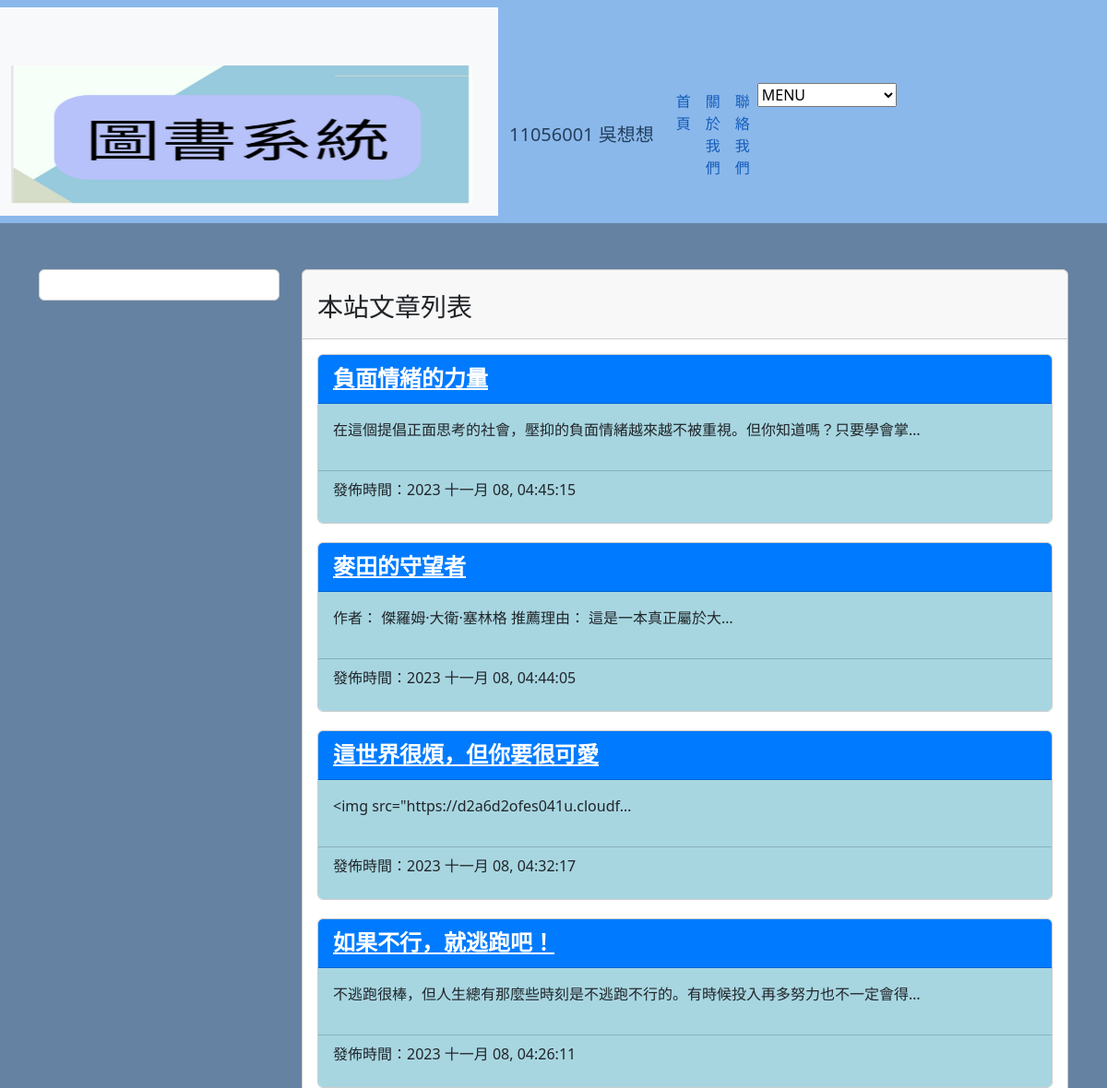
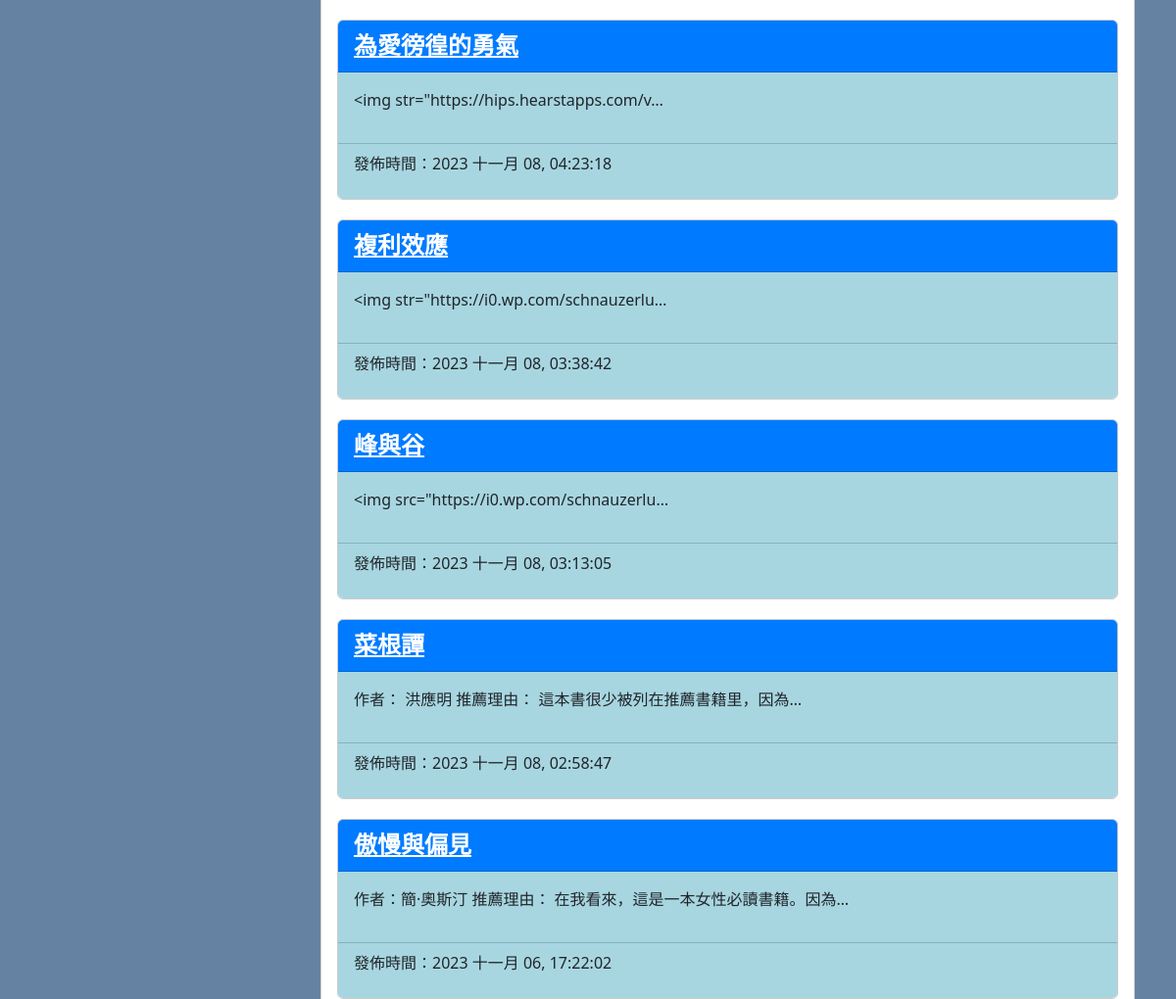
Before: / (upper part) with the older database file (2 pictures, top to bottom).
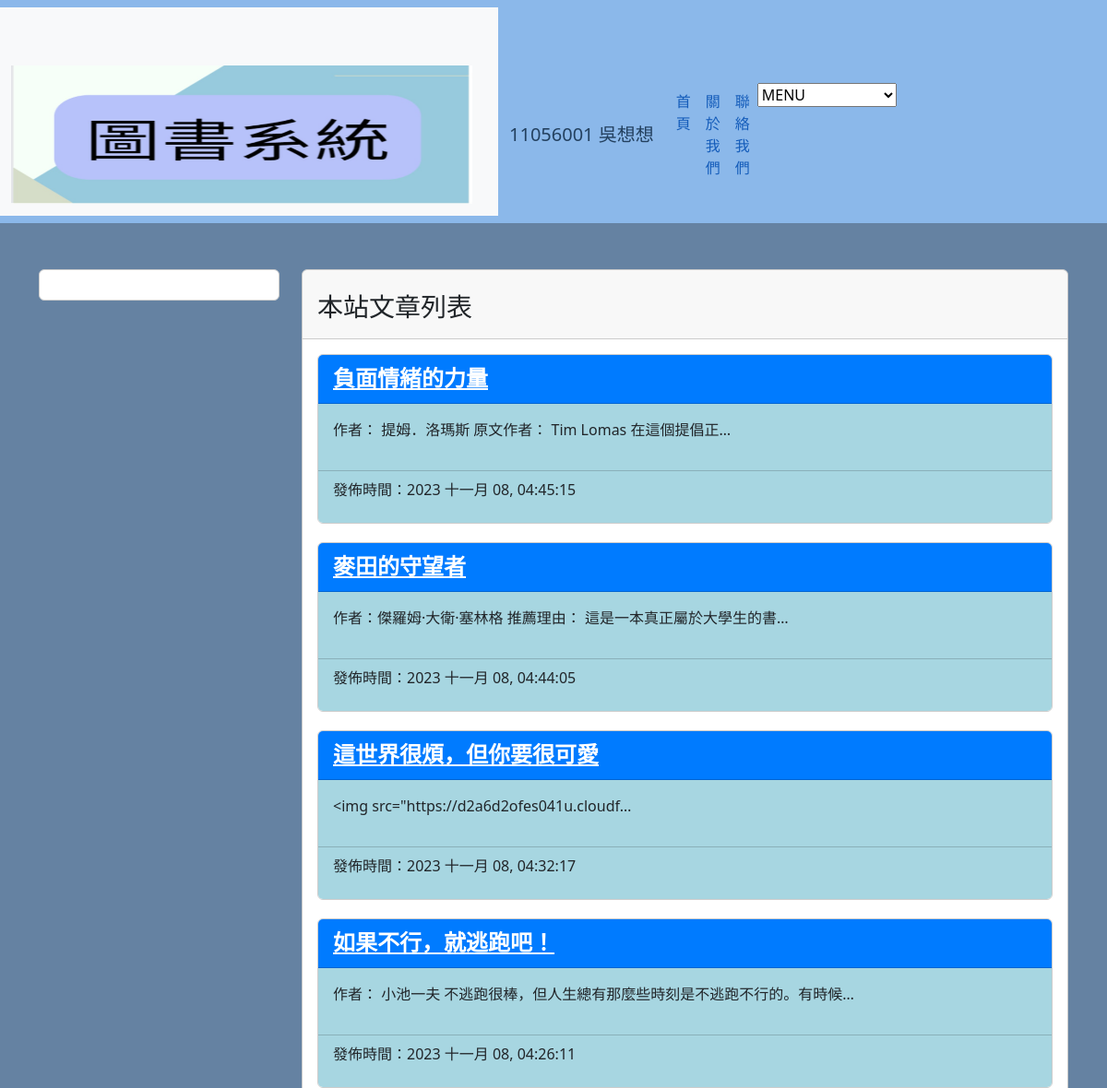
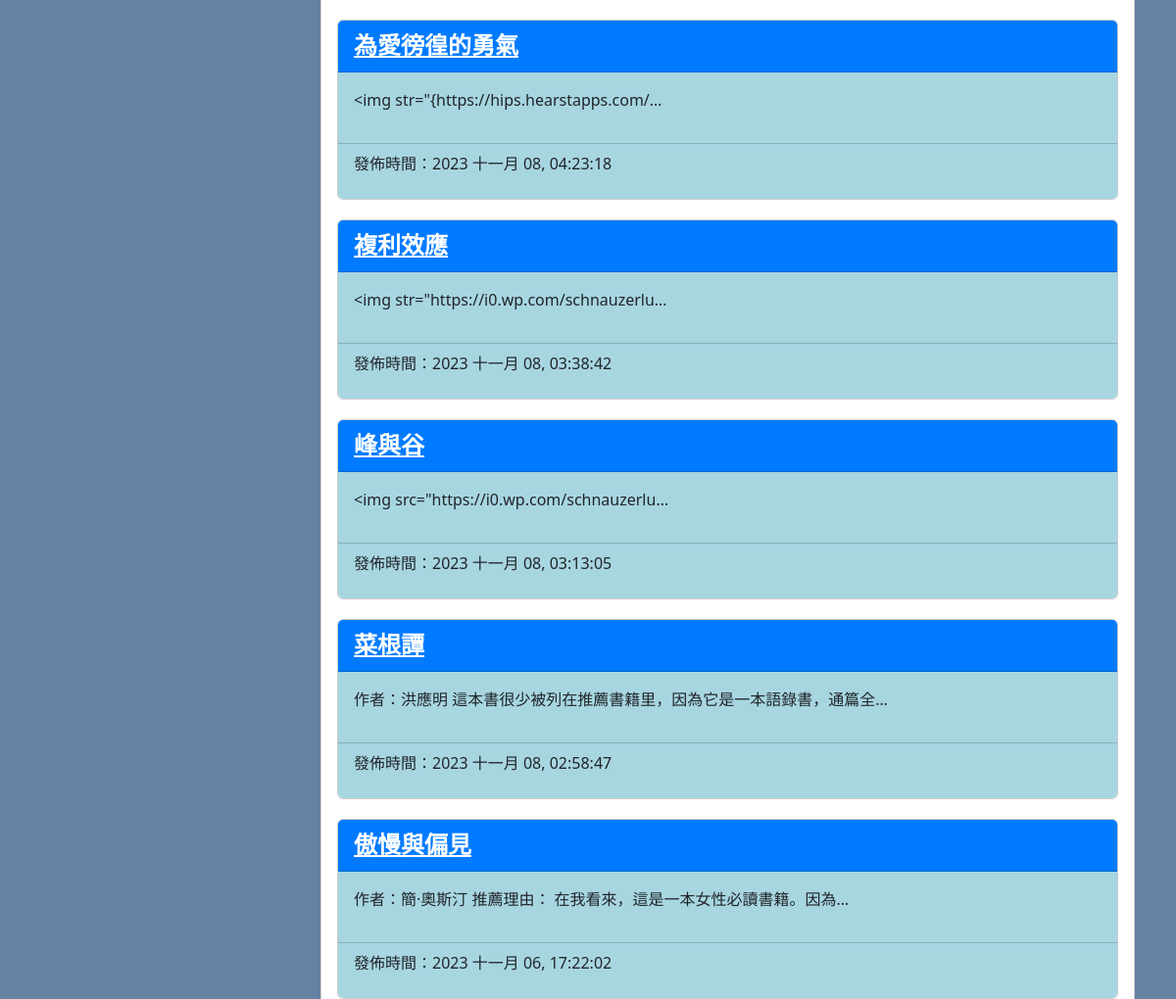
After: the same page with the newer database file (2 pictures, top to bottom).
### book/models.py (models this page shows, shortened)
class Postbb(models.Model):
    title = models.CharField(max_length=200)
    slug = models.SlugField()  # 确保slug字段是SlugField类型
    body = models.TextField()  # 确保body字段是TextField类型
    pub_date = models.DateTimeField(auto_now_add=True)
    class Meta:
        ordering = ('-pub_date', )

### book/views.py (the view)
# urls.py: path('', homepage, name="homepage"),
def homepage(request):
    posts = Postbb.objects.all()
    now = datetime.now()
    return render(request, 'index.html', {'posts':posts})

### templates/index.html (shortened to what this page needs)
{% extends 'base2.html' %}
{% load static %}
{% block headmessage %}
<h3 style="font-family:微軟正黑體;">本站文章列表</h3>
{% endblock headmessage %}
{% block content %}
{% for post in posts %}
<div class="card" style="margin-bottom: 20px;">
    <div class="card-header" style="background-color: #007bff;">
        <a href="/post/{{post.slug}}" style="font-family:微軟正黑體; font-size:18pt; font-weight:bold; color: #ffffff;">{{post.title}}</a>
    </div>
    <div class='card-body' style='background-color:#a7d6e1;'>
        <p>
            {{ post.body | truncatechars:40 }}
        </p>
    </div>
    <div class='card-footer'  style='background-color:#a7d6e1;'>
        <p>
            發佈時間：{{ post.pub_date | date:"Y M d, H:i:s"}}
        </p>
    </div>
</div>
{% endfor %}
{% endblock %}

Changed rows visible on the page:
changed Postbb "負面情緒的力量": body "在這個提倡正面思考的社會，壓抑的負面情緒越來越不被重視。但你知道嗎？只要學會掌…" → "作者： 提姆．洛瑪斯 原文作者： Tim Lomas 在這個提倡正…"
changed Postbb "麥田的守望者": body "作者： 傑羅姆·大衛·塞林格 推薦理由： 這是一本真正屬於大…" → "作者：傑羅姆·大衛·塞林格 推薦理由： 這是一本真正屬於大學生的書…"
changed Postbb "如果不行，就逃跑吧！": body "不逃跑很棒，但人生總有那麼些時刻是不逃跑不行的。有時候投入再多努力也不一定會得…" → "作者： 小池一夫 不逃跑很棒，但人生總有那麼些時刻是不逃跑不行的。有時候…"
changed Postbb "為愛徬徨的勇氣": body "<img str=\"https://hips.hearstapps.com/v…" → "<img str=\"{https://hips.hearstapps.com/…"
changed Postbb "菜根譚": body "作者： 洪應明 推薦理由： 這本書很少被列在推薦書籍里，因為…" → "作者：洪應明 這本書很少被列在推薦書籍里，因為它是一本語錄書，通篇全…"
